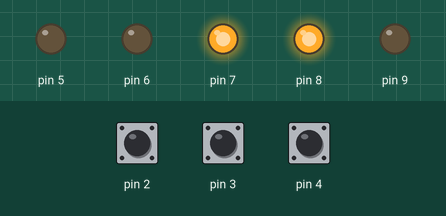
The program below on a simulated Arduino Uno, built with avr-gcc and run on an emulated ATmega328P. On the bench: output pins drawn as LEDs (lit = HIGH). Dashed ring = blinking. Inputs (shaded band) come from the test bench; at power-on: pin 4 HIGH, pin 2 HIGH, pin 3 HIGH.

Above: at 5.05 s.
5.1 s: pin 4 pulled LOW for 0.15 s
At 5.5 s:
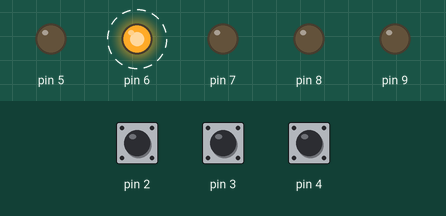
8.1 s: pin 2 pulled LOW for 0.15 s
At 9.0 s:
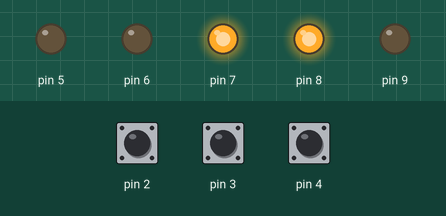
Timing chart, 0 to 11.1 s (numbered marks = the images above; inputs shaded):
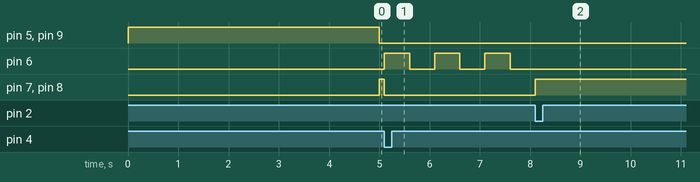

Measured:
- after the input at 5.1 s, pin 6: alternates HIGH for 0.50 s and LOW for 0.50 s, starting at once; pin 7, pin 8: HIGH → LOW at once
- after the input at 8.1 s, pin 6: stops changing and stays LOW; pin 7, pin 8: LOW → HIGH at once

The program:

main.cpp
```cpp
#include <Arduino.h>
#include <avr/io.h>

#define F_CPU 16000000UL

#include <util/delay.h>
#include <avr/interrupt.h>

#define STATE_NORMAL      0
#define STATE_EMERGENCY   1
#define STATE_PEDESTRIAN  2
#define STATE_MAINTENANCE 3

volatile uint8_t emergency_flag = 0;
volatile uint8_t pedestrian_flag = 0;
volatile uint8_t maintenance_flag = 0;

void init_hardware(void);
void set_lights_normal_flow(uint8_t cycle);
void clear_all_lights(void);

int main(void) {
    init_hardware();
    sei();

    uint8_t current_state = STATE_NORMAL;
    uint8_t normal_cycle = 0;
    uint16_t timer_counter = 0;

    while (1) {
        if (emergency_flag) {
            current_state = STATE_EMERGENCY;
        } else if (pedestrian_flag && current_state != STATE_EMERGENCY) {
            current_state = STATE_PEDESTRIAN;
        } else if (maintenance_flag && current_state == STATE_NORMAL) {
            current_state = STATE_MAINTENANCE;
        }

        switch (current_state) {

            case STATE_NORMAL:
                set_lights_normal_flow(normal_cycle);
                _delay_ms(100);
                timer_counter++;
                if (timer_counter >= 50) {
                    normal_cycle = !normal_cycle;
                    timer_counter = 0;
                }
                break;

            case STATE_EMERGENCY:
                clear_all_lights();
                PORTB |= (1 << PB0);
                PORTD |= (1 << PD7);

                for (int i = 0; i < 100; i++) {
                    _delay_ms(100);
                }

                emergency_flag = 0;
                timer_counter = 0;
                current_state = STATE_NORMAL;
                break;

            case STATE_PEDESTRIAN:
                PORTD |= (1 << PD6);
                for (int i = 0; i < 50; i++) {
                    _delay_ms(100);
                    if (emergency_flag) break;
                }

                if (!emergency_flag) {
                    clear_all_lights();
                    PORTD |= (1 << PD5);
                    PORTB |= (1 << PB1);

                    for (int i = 0; i < 100; i++) {
                        _delay_ms(100);
                        if (emergency_flag) break;
                    }
                }

                pedestrian_flag = 0;
                timer_counter = 0;
                current_state = STATE_NORMAL;
                break;

            case STATE_MAINTENANCE:
                clear_all_lights();

                while (maintenance_flag) {
                    PORTD ^= (1 << PD6);

                    for (int i = 0; i < 5; i++) {
                        _delay_ms(100);

                        if (emergency_flag || pedestrian_flag) {
                            maintenance_flag = 0;
                            break;
                        }
                    }
                }

                timer_counter = 0;
                current_state = STATE_NORMAL;
                break;
        }
    }
    return 0;
}

void init_hardware(void) {
    DDRD |= (1 << PD5) | (1 << PD6) | (1 << PD7);
    DDRB |= (1 << PB0) | (1 << PB1);

    DDRD &= ~((1 << PD2) | (1 << PD3) | (1 << PD4));

    PORTD |= (1 << PD2) | (1 << PD3) | (1 << PD4);

    EICRA |= (1 << ISC01) | (1 << ISC11);
    EICRA &= ~((1 << ISC00) | (1 << ISC10));
    EIMSK |= (1 << INT0) | (1 << INT1);

    PCICR |= (1 << PCIE2);
    PCMSK2 |= (1 << PCINT20);
}

void set_lights_normal_flow(uint8_t cycle) {
    clear_all_lights();
    if (cycle == 0) {
        PORTD |= (1 << PD5);
        PORTB |= (1 << PB1);
    } else {
        PORTD |= (1 << PD7);
        PORTB |= (1 << PB0);
    }
}

void clear_all_lights(void) {
    PORTD &= ~((1 << PD5) | (1 << PD6) | (1 << PD7));
    PORTB &= ~((1 << PB0) | (1 << PB1));
}


ISR(INT0_vect) {
    emergency_flag = 1;
}

ISR(INT1_vect) {
    pedestrian_flag = 1;
}

ISR(PCINT2_vect) {
    if (!(PIND & (1 << PD4))) {
        maintenance_flag = 1;
    }
}
```
